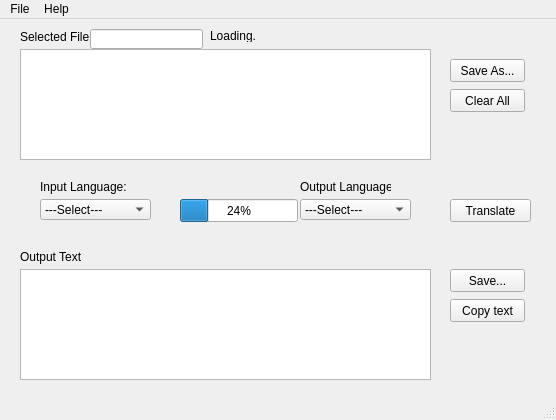
<?xml version="1.0" encoding="UTF-8"?>
<ui version="4.0">
 <class>MainWindow</class>
 <widget class="QMainWindow" name="MainWindow">
  <property name="geometry">
   <rect>
    <x>0</x>
    <y>0</y>
    <width>556</width>
    <height>420</height>
   </rect>
  </property>
  <property name="windowTitle">
   <string>MainWindow</string>
  </property>
  <widget class="QWidget" name="centralwidget">
   <widget class="QTextEdit" name="input">
    <property name="geometry">
     <rect>
      <x>20</x>
      <y>30</y>
      <width>411</width>
      <height>111</height>
     </rect>
    </property>
    <property name="horizontalScrollBarPolicy">
     <enum>Qt::ScrollBarAsNeeded</enum>
    </property>
    <property name="html">
     <string>&lt;!DOCTYPE HTML PUBLIC &quot;-//W3C//DTD HTML 4.0//EN&quot; &quot;http://www.w3.org/TR/REC-html40/strict.dtd&quot;&gt;
&lt;html&gt;&lt;head&gt;&lt;meta name=&quot;qrichtext&quot; content=&quot;1&quot; /&gt;&lt;style type=&quot;text/css&quot;&gt;
p, li { white-space: pre-wrap; }
&lt;/style&gt;&lt;/head&gt;&lt;body style=&quot; font-family:'MS Shell Dlg 2'; font-size:8.25pt; font-weight:400; font-style:normal;&quot;&gt;
&lt;p style=&quot;-qt-paragraph-type:empty; margin-top:0px; margin-bottom:0px; margin-left:0px; margin-right:0px; -qt-block-indent:0; text-indent:0px;&quot;&gt;&lt;br /&gt;&lt;/p&gt;&lt;/body&gt;&lt;/html&gt;</string>
    </property>
   </widget>
   <widget class="QTextEdit" name="output">
    <property name="geometry">
     <rect>
      <x>20</x>
      <y>250</y>
      <width>411</width>
      <height>111</height>
     </rect>
    </property>
    <property name="readOnly">
     <bool>true</bool>
    </property>
   </widget>
   <widget class="QLabel" name="selectfile">
    <property name="geometry">
     <rect>
      <x>20</x>
      <y>10</y>
      <width>91</width>
      <height>16</height>
     </rect>
    </property>
    <property name="text">
     <string>Selected File:</string>
    </property>
   </widget>
   <widget class="QLabel" name="outputtxt">
    <property name="geometry">
     <rect>
      <x>20</x>
      <y>230</y>
      <width>61</width>
      <height>16</height>
     </rect>
    </property>
    <property name="text">
     <string>Output Text:</string>
    </property>
   </widget>
   <widget class="QProgressBar" name="progressBar">
    <property name="geometry">
     <rect>
      <x>180</x>
      <y>180</y>
      <width>118</width>
      <height>23</height>
     </rect>
    </property>
    <property name="value">
     <number>24</number>
    </property>
   </widget>
   <widget class="QComboBox" name="inlang">
    <property name="geometry">
     <rect>
      <x>40</x>
      <y>180</y>
      <width>111</width>
      <height>21</height>
     </rect>
    </property>
    <item>
     <property name="text">
      <string>---Select---</string>
     </property>
    </item>
   </widget>
   <widget class="QComboBox" name="outlang">
    <property name="geometry">
     <rect>
      <x>300</x>
      <y>180</y>
      <width>111</width>
      <height>21</height>
     </rect>
    </property>
    <item>
     <property name="text">
      <string>---Select---</string>
     </property>
    </item>
   </widget>
   <widget class="QPushButton" name="Translate">
    <property name="geometry">
     <rect>
      <x>450</x>
      <y>180</y>
      <width>81</width>
      <height>23</height>
     </rect>
    </property>
    <property name="text">
     <string>Translate</string>
    </property>
   </widget>
   <widget class="QPushButton" name="saveas">
    <property name="geometry">
     <rect>
      <x>450</x>
      <y>40</y>
      <width>75</width>
      <height>23</height>
     </rect>
    </property>
    <property name="text">
     <string>Save As...</string>
    </property>
   </widget>
   <widget class="QPushButton" name="Overwrite">
    <property name="geometry">
     <rect>
      <x>450</x>
      <y>250</y>
      <width>75</width>
      <height>23</height>
     </rect>
    </property>
    <property name="text">
     <string>Save...</string>
    </property>
   </widget>
   <widget class="QLineEdit" name="lineEdit">
    <property name="geometry">
     <rect>
      <x>90</x>
      <y>10</y>
      <width>113</width>
      <height>20</height>
     </rect>
    </property>
    <property name="cursor">
     <cursorShape>ArrowCursor</cursorShape>
    </property>
    <property name="readOnly">
     <bool>false</bool>
    </property>
    <property name="clearButtonEnabled">
     <bool>false</bool>
    </property>
   </widget>
   <widget class="QLabel" name="label">
    <property name="geometry">
     <rect>
      <x>40</x>
      <y>160</y>
      <width>91</width>
      <height>16</height>
     </rect>
    </property>
    <property name="text">
     <string>Input Language:</string>
    </property>
   </widget>
   <widget class="QLabel" name="label_2">
    <property name="geometry">
     <rect>
      <x>300</x>
      <y>160</y>
      <width>91</width>
      <height>16</height>
     </rect>
    </property>
    <property name="text">
     <string>Output Language:</string>
    </property>
   </widget>
   <widget class="QPushButton" name="clearAll">
    <property name="geometry">
     <rect>
      <x>450</x>
      <y>70</y>
      <width>75</width>
      <height>23</height>
     </rect>
    </property>
    <property name="text">
     <string>Clear All</string>
    </property>
   </widget>
   <widget class="QLabel" name="loading">
    <property name="geometry">
     <rect>
      <x>210</x>
      <y>10</y>
      <width>47</width>
      <height>13</height>
     </rect>
    </property>
    <property name="text">
     <string>Loading...</string>
    </property>
   </widget>
   <widget class="QPushButton" name="pushButton">
    <property name="geometry">
     <rect>
      <x>450</x>
      <y>280</y>
      <width>75</width>
      <height>23</height>
     </rect>
    </property>
    <property name="text">
     <string>Copy text</string>
    </property>
   </widget>
  </widget>
  <widget class="QMenuBar" name="menubar">
   <property name="geometry">
    <rect>
     <x>0</x>
     <y>0</y>
     <width>556</width>
     <height>21</height>
    </rect>
   </property>
   <widget class="QMenu" name="menuFile">
    <property name="title">
     <string>File</string>
    </property>
    <addaction name="actionOpen_File"/>
    <addaction name="actionExit"/>
   </widget>
   <widget class="QMenu" name="menuAbout">
    <property name="title">
     <string>Help</string>
    </property>
    <addaction name="actionAbout"/>
   </widget>
   <addaction name="menuFile"/>
   <addaction name="menuAbout"/>
  </widget>
  <widget class="QStatusBar" name="statusbar"/>
  <action name="actionOpen_File">
   <property name="text">
    <string>Open File</string>
   </property>
  </action>
  <action name="actionExit">
   <property name="text">
    <string>Exit</string>
   </property>
  </action>
  <action name="actionAbout">
   <property name="text">
    <string>About..</string>
   </property>
  </action>
 </widget>
 <resources/>
 <connections>
  <connection>
   <sender>clearAll</sender>
   <signal>clicked()</signal>
   <receiver>input</receiver>
   <slot>clear()</slot>
   <hints>
    <hint type="sourcelabel">
     <x>507</x>
     <y>122</y>
    </hint>
    <hint type="destinationlabel">
     <x>225</x>
     <y>106</y>
    </hint>
   </hints>
  </connection>
  <connection>
   <sender>clearAll</sender>
   <signal>clicked()</signal>
   <receiver>output</receiver>
   <slot>clear()</slot>
   <hints>
    <hint type="sourcelabel">
     <x>507</x>
     <y>122</y>
    </hint>
    <hint type="destinationlabel">
     <x>225</x>
     <y>326</y>
    </hint>
   </hints>
  </connection>
 </connections>
</ui>
